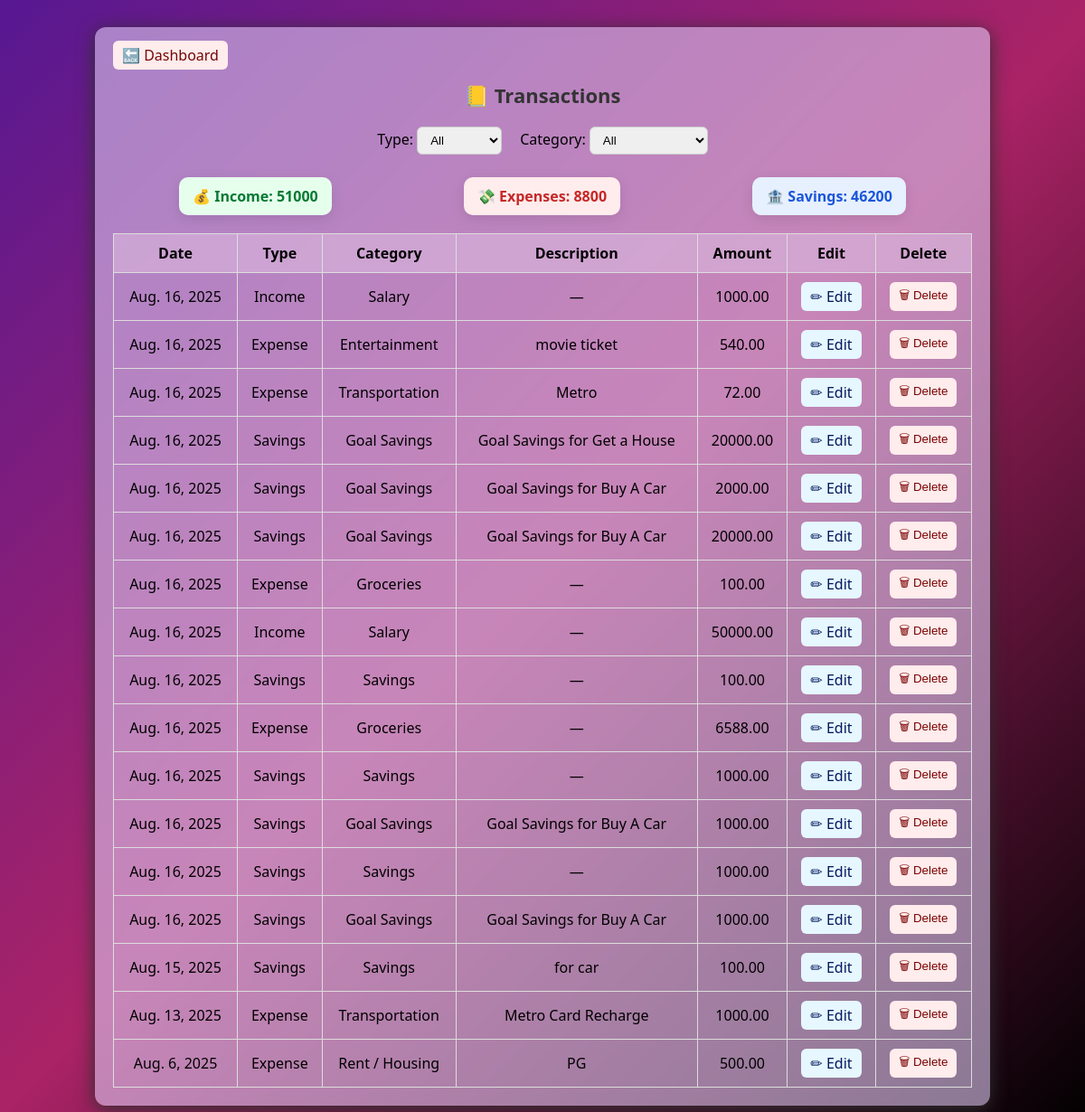
/coach/view_transactions (signed in), run on an earlier commit of the app's database.
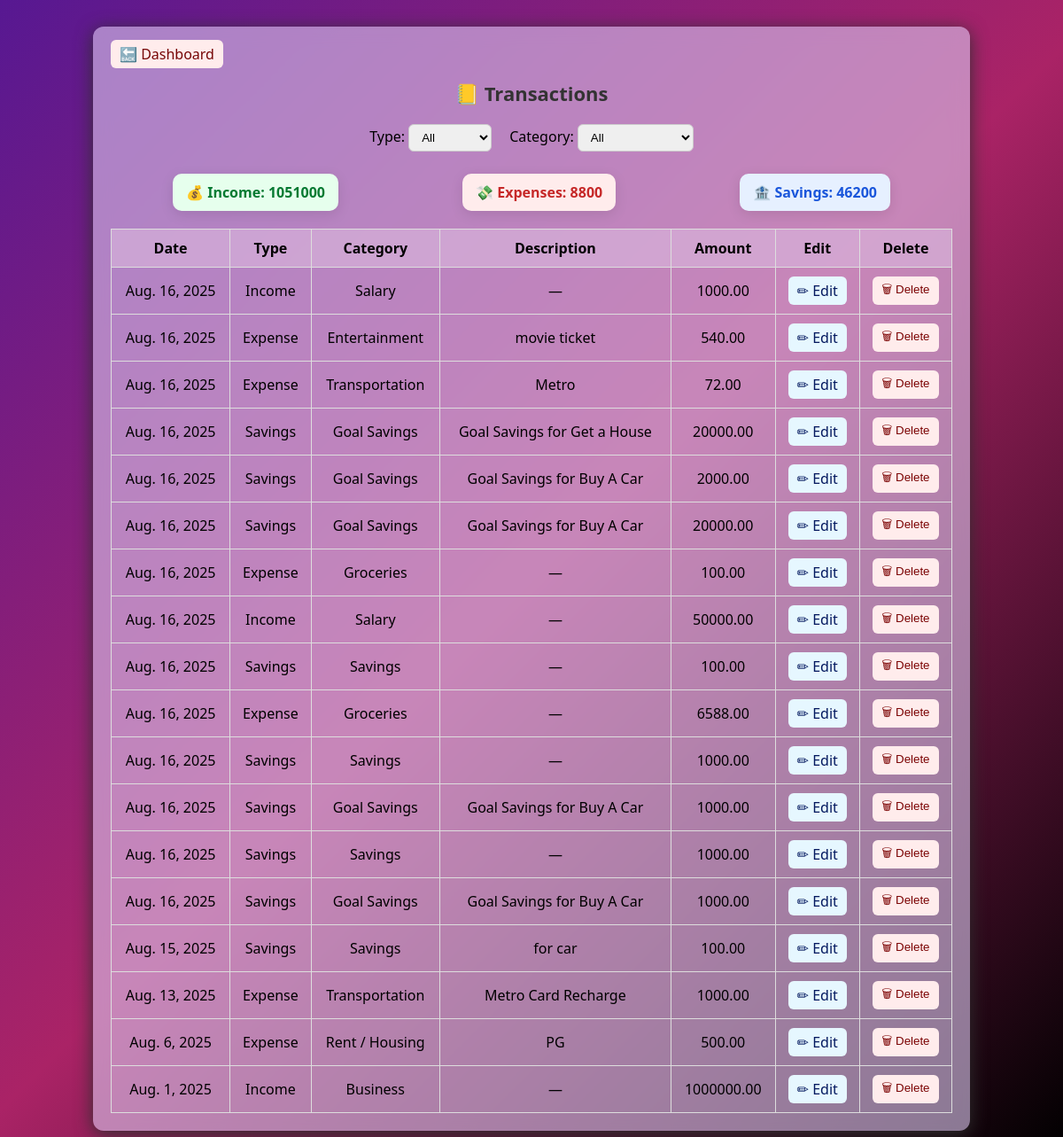
And on a later commit of the database.
### coach/models.py (models this page shows, shortened)
class Transaction(models.Model):
    TYPE_CHOICES = [
        ('income', 'Income'),
        ('expense', 'Expense'),
        ('savings', 'Savings'),
    ]
    type = models.CharField(max_length=20, choices=TYPE_CHOICES, default='income')
    category = models.ForeignKey('Category', on_delete=models.CASCADE, related_name='transactions')
    amount = models.DecimalField(max_digits=10, decimal_places=2)
    date = models.DateField(default=timezone.now)
    description = models.TextField(blank=True)
    user = models.ForeignKey(User, on_delete=models.CASCADE)
    goal = models.ForeignKey('Goal', on_delete=models.SET_NULL, null=True, blank=True)

class Category(models.Model):
    name = models.CharField(max_length=100)

### coach/views.py (the view)
# urls.py: path("view_transactions", views.view_transactions,name="view_transactions"),
@login_required
def view_transactions(request):
    user = request.user
    transactions = Transaction.objects.filter(user=user).select_related("category").order_by("-date")
    tx_type = request.GET.get("type")
    if tx_type in ["income", "expense", "savings"]:
        transactions = transactions.filter(type=tx_type)
    category_id = request.GET.get("category")
    if category_id:
        transactions = transactions.filter(category_id=category_id)
    total_income = transactions.filter(type="income").aggregate(total=Sum("amount"))["total"] or 0
    total_expenses = transactions.filter(type="expense").aggregate(total=Sum("amount"))["total"] or 0
    total_savings = transactions.filter(type="savings").aggregate(total=Sum("amount"))["total"] or 0
    context = {
        "transactions": transactions,
        "total_income": total_income,
        "total_expenses": total_expenses,
        "total_savings": total_savings,
        "filter_type": tx_type,
        "filter_category": category_id,
        "categories": Category.objects.all()  # for dropdown filters
    }
    return render(request, "coach/view_transactions.html", context)

### coach/templates/coach/view_transactions.html (shortened to what this page needs)
{% extends "coach/base.html" %}
{% block content %}
<div class="transactions-container">
  <a href="{% url 'dashboard' %}" class="btn btn-cancel">🔙 Dashboard</a>
  <h2 class="title">📒 Transactions</h2>
  <form method="get" class="filters">
    <label>
      Type:
      <select name="type" onchange="this.form.submit()">
        <option value="">All</option>
      </select>
    </label>
    <label>
      Category:
      <select name="category" onchange="this.form.submit()">
        <option value="">All</option>
      </select>
    </label>
  </form>
  <div class="totals">
    <div class="card income">💰 Income: {{ total_income }}</div>
    <div class="card expense">💸 Expenses: {{ total_expenses }}</div>
    <div class="card savings">🏦 Savings: {{ total_savings }}</div>
  </div>
  <table class="transactions-table">
    <thead>
      <tr>
        <th>Date</th>
        <th>Type</th>
        <th>Category</th>
        <th>Description</th>
        <th>Amount</th>
        <th>Edit</th>
        <th>Delete</th>
      </tr>
    </thead>
    <tbody>
      {% for tx in transactions %}
        <tr>
          <td>{{ tx.date }}</td>
          <td>{{ tx.type|title }}</td>
          <td>{{ tx.category.name }}</td>
          <td>{{ tx.description|default:"—" }}</td>
          <td>{{ tx.amount }}</td>
          <td>
            <a href="{% url 'edit_transaction' tx.id %}" class="btn btn-edit">✏ Edit</a>
          </td>
          <td>
            <form action="{% url 'delete_transaction' tx.id %}" method="post" onsubmit="return confirm('Are you sure you want to delete this transaction?');">
              <button type="submit" class="btn btn-delete">🗑 Delete</button>
            </form>
          </td>
        </tr>
      {% empty %}
        <tr>
          <td colspan="7" class="no-data">No transactions found.</td>
        </tr>
      {% endfor %}
    </tbody>
  </table>
</div>
{% endblock %}

What changed in the data, as far as the page shows it:
added Transaction: date "Aug. 1, 2025", type "Income", category.name "Business", description "—", amount "1000000.00"
Also different on the page:
{{ total_income }}: "51000" → "1051000"
